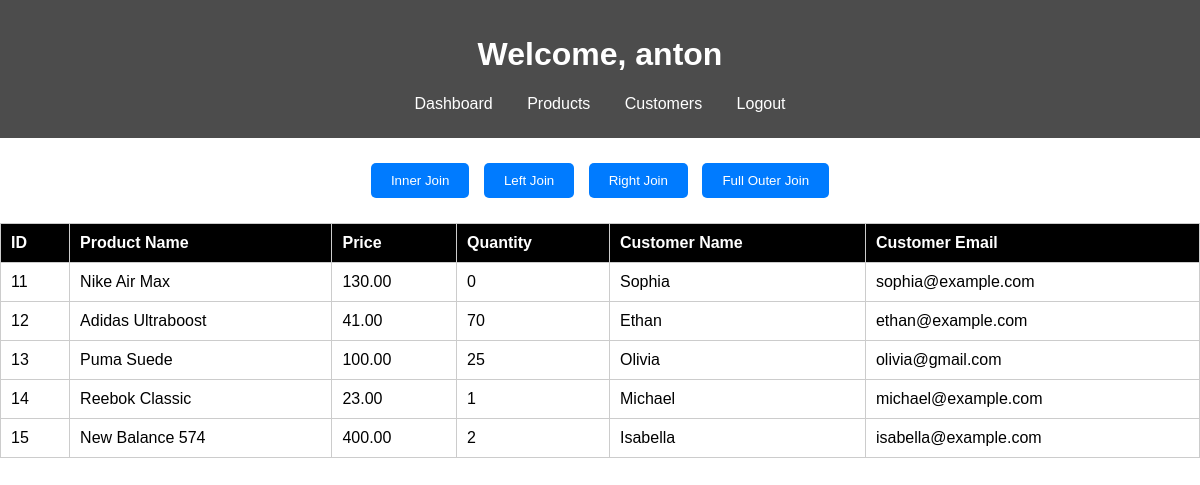
The page /dashboard.php (signed in) on the database its author committed.
### tables this page shows
CREATE TABLE `products` (
  `product_id` int(11) NOT NULL,
  `product_name` varchar(100) NOT NULL,
  `price` decimal(10,2) NOT NULL,
  `stock` int(11) NOT NULL,
  `created_at` timestamp NOT NULL DEFAULT current_timestamp(),
  `customer_id` int(10) NOT NULL
);

CREATE TABLE `customers` (
  `customer_id` int(11) NOT NULL,
  `customer_name` varchar(100) NOT NULL,
  `email` varchar(100) NOT NULL,
  `created_at` timestamp NOT NULL DEFAULT current_timestamp(),
  `register_id` int(10) NOT NULL
);

### dashboard.php (the view, shortened to what this page needs)
<?php
include('db_connection.php');
$username = $_SESSION['username'];
$join_type = isset($_POST['join_type']) ? $_POST['join_type'] : 'LEFT JOIN';
switch ($join_type) {
    case 'LEFT JOIN':
    default:
        $query = "
            SELECT p.product_id, p.product_name, p.price, p.stock, c.customer_name, c.email
            FROM products p
            LEFT JOIN customers c ON p.customer_id = c.customer_id
        ";
        break;
}
$result = mysqli_query($conn, $query);
?>
<!DOCTYPE html>
<html>
<head>
</head>
<body>
    <header>
        <h1>Welcome, <?php echo htmlspecialchars($username); ?></h1>
        <nav>
            <a href="dashboard.php">Dashboard</a>
            <a href="products.php">Products</a>
            <a href="customers.php">Customers</a>
            <a class="logout" href="logout.php">Logout</a>
        </nav>
    </header>
    <main>
        <form method="POST" action="">
            <button type="submit" name="join_type" value="INNER JOIN">Inner Join</button>
            <button type="submit" name="join_type" value="LEFT JOIN">Left Join</button>
            <button type="submit" name="join_type" value="RIGHT JOIN">Right Join</button>
            <button type="submit" name="join_type" value="FULL OUTER JOIN">Full Outer Join</button>
        </form>
        <table>
            <tr>
                <th>ID</th>
                <th>Product Name</th>
                <th>Price</th>
                <th>Quantity</th>
                <th>Customer Name</th>
                <th>Customer Email</th>
            </tr>
            <?php while ($row = mysqli_fetch_assoc($result)): ?>
            <tr>
                <td><?php echo htmlspecialchars($row['product_id']); ?></td>
                <td><?php echo htmlspecialchars($row['product_name']); ?></td>
                <td><?php echo htmlspecialchars($row['price']); ?></td>
                <td><?php echo htmlspecialchars($row['stock']); ?></td>
                <td><?php echo htmlspecialchars($row['customer_name']); ?></td>
                <td><?php echo htmlspecialchars($row['email']); ?></td>
            </tr>
            <?php endwhile; ?>
        </table>
    </main>
</body>
</html>

### dashboard.php (style rules this page uses)
body { font-family: Arial, sans-serif; background-image: url('https://images4.alphacoders.com/132/1329756.png'); background-size: cover; background-repeat: no-repeat; background-position: center; margin: 0; padding: 0; }
header { background: rgba(0, 0, 0, 0.7); color: white; padding: 15px; text-align: center; }
nav { margin: 10px 0; }
nav a { color: white; text-decoration: none; margin: 0 15px; }
table { width: 100%; border-collapse: collapse; margin-top: 20px; background: rgba(255, 255, 255, 0.8); }
th, td { padding: 10px; border: 1px solid #ccc; text-align: left; }
th { background-color: black; color: white; }
form { text-align: center; margin: 20px 0; }
button { background: #007bff; color: white; border: none; padding: 10px 20px; margin: 5px; cursor: pointer; border-radius: 5px; }

### rows shown on the page
products: product_id "11", product_name "Nike Air Max", price "130.00", stock "0", customer.customer_name "Sophia", customer.email "sophia@example.com"
products: product_id "12", product_name "Adidas Ultraboost", price "41.00", stock "70", customer.customer_name "Ethan", customer.email "ethan@example.com"
products: product_id "13", product_name "Puma Suede", price "100.00", stock "25", customer.customer_name "Olivia", customer.email "olivia@gmail.com"
products: product_id "14", product_name "Reebok Classic", price "23.00", stock "1", customer.customer_name "Michael", customer.email "michael@example.com"
products: product_id "15", product_name "New Balance 574", price "400.00", stock "2", customer.customer_name "Isabella", customer.email "isabella@example.com"

### other values the page prints
$username "anton"
